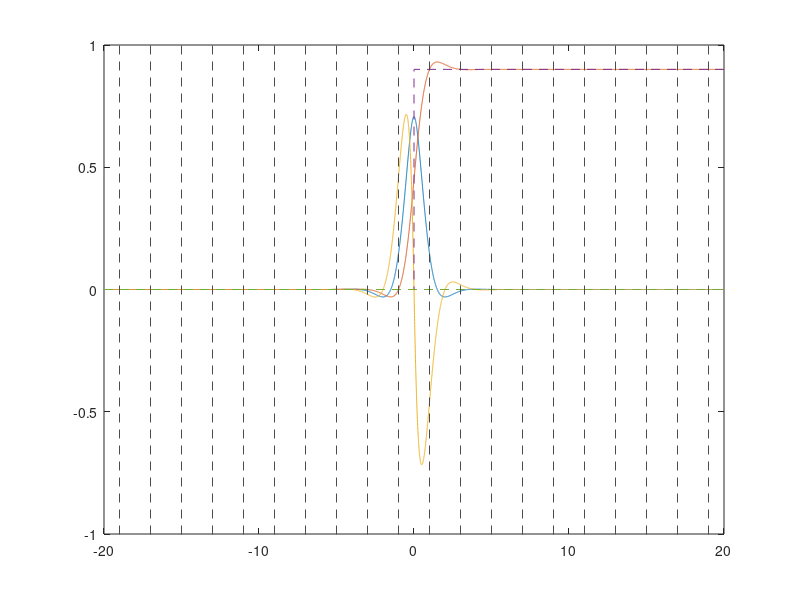
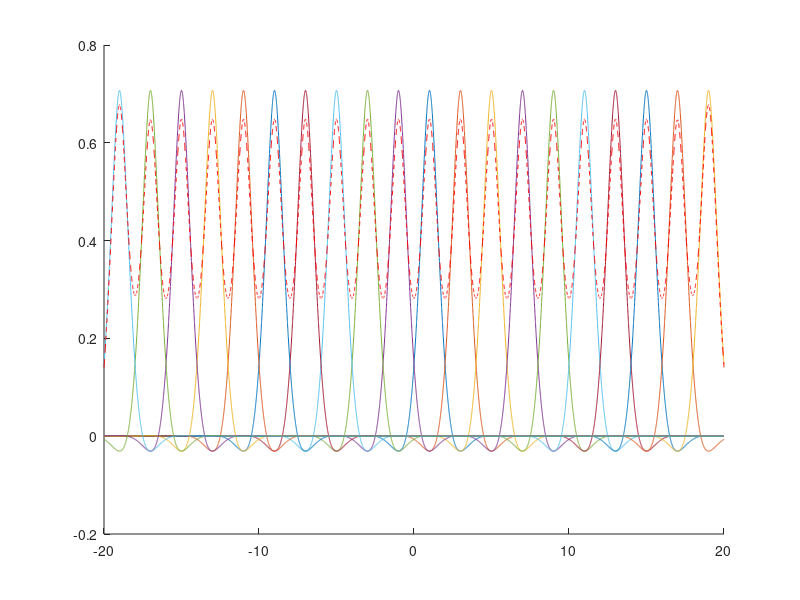
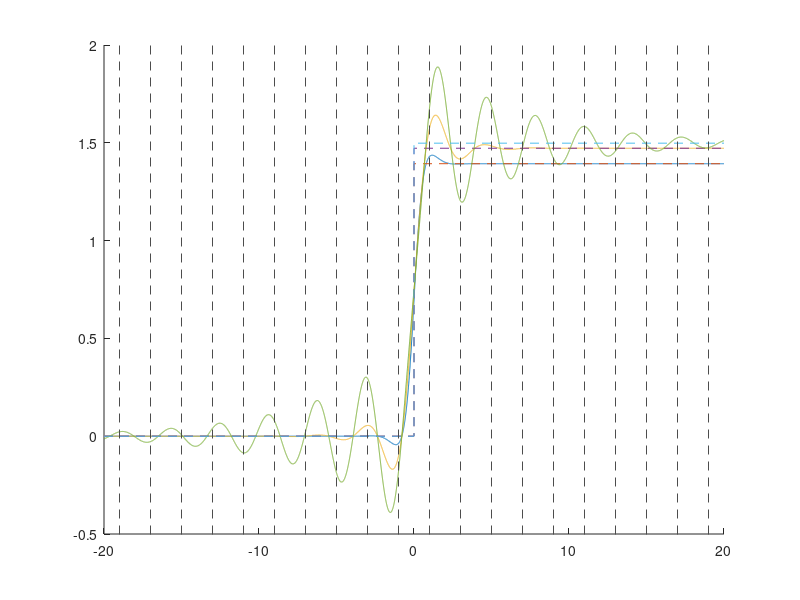

MATLAB code for these plots, in order:

function []=FindBasisCoef()
    
    f= @(x,w,c) cos(w*abs(x)+atan(-c/w)).*exp(-c*abs(x));
    f_p= @(x,w,c,p) cos(w*abs(x)+p).*exp(-c*abs(x));
    df= @(x,w,c) (c*cos(w*abs(x)+atan(-c/w))+w*sin(w*abs(x)+atan(-c/w))).*exp(-c*abs(x));
    
    xmin=-20;
    xmax=20;
    x=linspace(xmin,xmax,10001);
    
    d=1;
    w=pi/(2*d);
    c=w;
    figure;
    [F_absCalc,fLim]=F_abs(x,w,c);
    plot(x,f(x,w,c),x,F_absCalc,x,df_abs(x,w,c))
    box=axis;
    hold on
    plot([xmin 0 0 xmax],[0 0 fLim fLim ],'--')
    plot([xmin xmax],[0 0 ],'--')
    
    for ii=[-d:-2*d:xmin,d:2*d:xmax]
        plot([ii,ii],[-2 2],'--','color',[0.3 0.3 0.3])
    end
    axis(box)
    
    figure
    hold on
    fmat=zeros(size(x));
    kk=1;
    for ii=[-d:-2*d:xmin,d:2*d:xmax]
        fmat(kk,:)=f(x+ii,w,c);
        plot(x,fmat(kk,:));
        kk=kk+1;
    end
    plot(x,(sum(fmat)),'r--')
    
    figure
    hold on
    
    c_pairs=[2.06,2.06; 3.211,0.7023;3.452,0.1605];
    for ii=1:size(c_pairs,1)
        [Y,lim]=F_abs_double(x,2,c_pairs(ii,1),c_pairs(ii,2));
        plot(x,Y);
        plot([xmin 0 0 xmax],[0 0 lim lim ],'--')
    end
    box=axis;
    for ii=[-d:-2*d:xmin,d:2*d:xmax]
        plot([ii,ii],[-2 2],'--','color',[0.3 0.3 0.3])
    end
    axis(box)
%     figure
%     
%     subplot(1,2,1)
%     hold on
%     plot([-20 20],[0 0],'--')
%     subplot(1,2,2)
%     hold on
%     plot([-20 20],[0 0],'--')
%     for ii=1:4
%         subplot(1,2,1)
%         plot(x,f(x,w,c)+f(x,w,c/ii))
%         subplot(1,2,2)
%         plot(x,F_abs(x,w,c)+F_abs(x,w,c/ii))
%     end
    
    
    %     wvec=linspace(0,2*pi,
    
end

function [Y,fLim]=F_abs(x,w,c)
    F= @(x,w,c) (w*sin(w*x+atan(-c/w))-c*cos(w*x+atan(-c/w))).*exp(-c*x)/(c^2+w^2);
    Fneg=@(x,w,c) -(w*sin(w*-x+atan(-c/w))-c*cos(w*-x+atan(-c/w))).*exp(c*x)/(c^2+w^2);
    
    isNeg=x<0;
    x_abs=abs(x);
    
    Y=isNeg.*Fneg(x,w,c)+(~isNeg).*(F(x,w,c)+Fneg(0,w,c)-F(0,w,c));
    %Y=isNeg.*Fneg(x,w,c)+(~isNeg).*(F(x,w,c));
    fLim=(Fneg(0,w,c)-F(0,w,c));
    
end

function Y=F_nodecay(x,w,c)
    F= @(x,w,c) (w*sin(w*x+atan(-c/w))-c*cos(w*x+atan(-c/w)));
    Fneg=@(x,w,c) -(w*sin(w*-x+atan(-c/w))-c*cos(w*-x+atan(-c/w)));
    
    isNeg=x<0;
    x_abs=abs(x);
    
    Y=isNeg.*Fneg(x,w,c)+(~isNeg).*(F(x,w,c));
    
end

function Y=df_abs(x,w,c)
    
    df= @(x,w,c) -(c*cos(w*(x)+atan(-c/w))+w*sin(w*(x)+atan(-c/w))).*exp(-c*(x));
    dfNeg= @(x,w,c) (c*cos(-w*(x)+atan(-c/w))+w*sin(-w*(x)+atan(-c/w))).*exp(c*(x));
    
    isNeg=x<0;
    
    
    Y=isNeg.*dfNeg(x,w,c)+(~isNeg).*(df(x,w,c));
end

function Y=f_double(x,w,c1,c2)
   
    f= @(x,w,c1,c2) cos(w*abs(x)+atan(-w/c1)).*exp(-c1*abs(x))...
        +cos(w*abs(x)+atan(-w/c2)).*exp(-c2*abs(x)); 
    
    Y=f(x,w,c1,c2);
end

function [Y,fLim]=F_abs_double(x,w,c1,c2)
    F= @(x,w,c) (w*sin(w*x+atan(-w/c))-c*cos(w*x+atan(-w/c))).*exp(-c*x)/(c^2+w^2);
    Fneg=@(x,w,c) -(w*sin(w*-x+atan(-w/c))-c*cos(w*-x+atan(-w/c))).*exp(c*x)/(c^2+w^2);
    
    isNeg=x<0;
    x_abs=abs(x);
    
    Y1=isNeg.*Fneg(x,w,c1)+(~isNeg).*(F(x,w,c1)+Fneg(0,w,c1)-F(0,w,c1));
    Y2=isNeg.*Fneg(x,w,c2)+(~isNeg).*(F(x,w,c2)+Fneg(0,w,c2)-F(0,w,c2));
    %Y=isNeg.*Fneg(x,w,c)+(~isNeg).*(F(x,w,c));
    fLim=(Fneg(0,w,c1)-F(0,w,c1))+(Fneg(0,w,c2)-F(0,w,c2));
    Y=Y1+Y2;
end